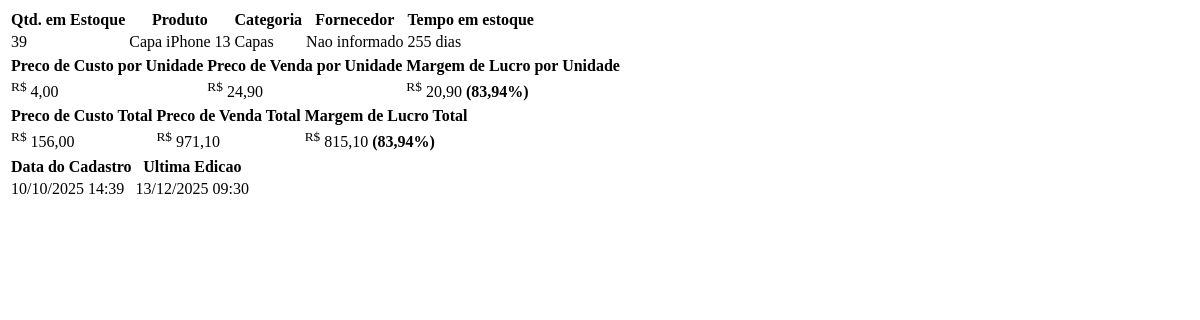
The app's page /detalheproduto/11/ (signed in), older data.
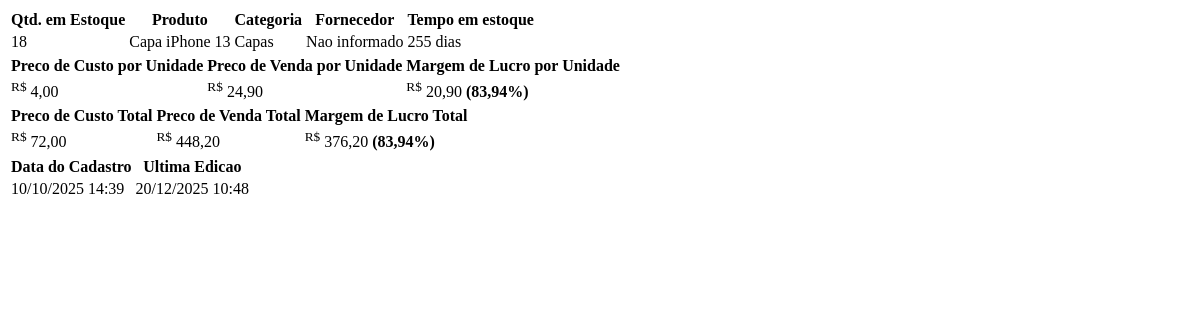
The same page, newer data.
### produto/models.py (models this page shows, shortened)
class Produto(models.Model):
    FONES = 'Fones'
    CAPAS = 'Capas'
    PELICULAS = 'Peliculas'
    ADAPTADORES = 'Adaptadores'
    CABOS = 'Cabos'
    CELULARES = 'Celulares'
    IPHONES = 'iPhones'
    CARREGADORES = 'Carregadores'
    FONTES = 'Fontes'
    DIVERSOS = 'Diversos'
    INFORMATICA = 'Informatica'
    CAIXA_SOM = 'Caixa de som'
    COPOS_GARRAFAS = 'Copos | Garrafas'
    RELOGIOS = 'Relogios'
    BRINQUEDOS = 'Brinquedos'
    PERFUMES = 'Perfumes'
    CATEGORIAS_PRODUTOS = DEFAULT_CATEGORIAS_PRODUTOS
    PIX = 'Pix'
    CARTAO_CREDITO = 'Cartāo de credito'
    CARTAO_DEBITO = 'Cartāo de debito'
    DINHEIRO = 'Dinheiro'
    FIADO = 'Fiado a pagar'
    FORMA_PAGAMENTO = [
        (PIX, 'Pix'),
        (CARTAO_CREDITO, 'Cartāo de credito'),
        (CARTAO_DEBITO, 'Cartāo de debito'),
        (DINHEIRO, 'Dinheiro'),
        (FIADO, 'Fiado a pagar')
    ]
    usuario = models.ForeignKey(User, on_delete=models.PROTECT)
    data_criacao = models.DateTimeField(auto_now_add=True)
    data_edicao = models.DateTimeField(auto_now=True)
    nome_produto = models.CharField(max_length=99)
    categoria = models.ForeignKey(
        'CategoriaProduto',
        on_delete=models.SET_NULL,
        null=True,
        blank=True,
        related_name='produtos',
    )
    categoria_produtos = models.CharField(max_length=100, null=True, blank=True)
    quantidade = models.IntegerField()
    codigo_de_barras = models.IntegerField(null=True, blank=True)
    preco_de_custo = models.DecimalField(max_digits=9, decimal_places=2)
    margem_de_lucro = models.DecimalField(max_digits=5, decimal_places=2, null=True, blank=True)
    preco = models.DecimalField(max_digits=9, decimal_places=2)
    forma_pagamento = models.CharField(choices=FORMA_PAGAMENTO, max_length=21, default=PIX)
    fornecedor = models.ForeignKey(Fornecedores, on_delete=models.CASCADE, null=True, blank=True)
    observacao = models.TextField(null=True, blank=True)
    data_vencimento = models.DateField(null=True, blank=True)
    qtd_parcela = models.IntegerField(null=True, blank=True)
    valor_entrada = models.DecimalField(max_digits=9, decimal_places=2, null=True, blank=True)
    def lucro(self):
        return self.preco - self.preco_de_custo
    def margem_lucro_und(self):
        if self.preco == 0:
            return Decimal('0.00')
        margem_und = ((self.preco - self.preco_de_custo) / self.preco) * 100
        return round(margem_und,2)
    def lucrototal(self):
        return (self.preco - self.preco_de_custo) * self.quantidade
    def precototal(self):
        return self.preco_de_custo * self.quantidade
    def vendatotal(self):
        return self.preco * self.quantidade
    def tempo_em_estoque_dias(self):
        if not self.data_criacao or self.quantidade <= 0:
            return 0
        data_cadastro = timezone.localtime(self.data_criacao).date()
        return max((timezone.localdate() - data_cadastro).days, 0)
    def tempo_em_estoque_label(self):
        if self.quantidade <= 0:
            return 'Fora de estoque'
        dias = self.tempo_em_estoque_dias()
        if dias == 0:
            return 'Hoje'
        if dias == 1:
            return '1 dia'
        return f'{dias} dias'
    def margem_lucro_total_percentual(self):
        try:
            vendatotal = self.vendatotal() or Decimal('0.00')
            lucrototal = self.lucrototal() or Decimal('0.00')
            vendatotal = Decimal(vendatotal)
            lucrototal = Decimal(lucrototal)
            if self.preco == 0:
                return Decimal('0.00')
            margem = (lucrototal / vendatotal) * 100
            margem = margem.quantize(Decimal('0.01'), rounding=ROUND_HALF_UP)
            return margem
        except (InvalidOperation, ZeroDivisionError, TypeError, ValueError):
            return Decimal('0.00')

class CategoriaProduto(models.Model):
    usuario = models.ForeignKey(User, on_delete=models.PROTECT)
    nome = models.CharField(max_length=100)
    data_criacao = models.DateTimeField(auto_now_add=True)
    class Meta:
        ordering = ('nome',)
        constraints = [
            models.UniqueConstraint(
                fields=('usuario', 'nome'),
                name='unique_categoria_produto_por_usuario',
            )
        ]

### produto/views.py (the view)
# urls.py: path('detalheproduto/<int:pk>/', DetalheProduto.as_view(), name='detalhe-produto')
class DetalheProduto(LoginRequiredMixin, DetailView):
    model = Produto
    template_name = 'produto/detalhes/detalhe-produtos.html'
    def get_queryset(self):
        return Produto.objects.filter(usuario=self.request.user).select_related('categoria', 'fornecedor')

### produto/templates/produto/detalhes/detalhe-produtos.html (shortened to what this page needs)
<div class="produto-detail-table">
  <table class="table table-hover align-middle mb-3">
    <thead>
      <tr class="table-dark text-center">
        <th scope="col">Qtd. em Estoque</th>
        <th scope="col">Produto</th>
        <th scope="col">Categoria</th>
        <th scope="col">Fornecedor</th>
        <th scope="col">Tempo em estoque</th>
      </tr>
    </thead>
    <tbody>
      <tr class="text-center">
        <td>{{ object.quantidade }}</td>
        <td>{{ object.nome_produto }}</td>
        <td>
          {% if object.categoria %}
            {{ object.categoria.nome }}
          {% elif object.categoria_produtos %}
            {{ object.categoria_produtos }}
          {% else %}
            Nao informado
          {% endif %}
        </td>
        <td>{{ object.fornecedor|default:'Nao informado' }}</td>
        <td>
          <span class="produto-detail-stock {% if object.quantidade <= 0 %}is-empty{% endif %}">
            {{ object.tempo_em_estoque_label }}
          </span>
        </td>
      </tr>
    </tbody>
  </table>
  <table class="table table-hover align-middle mb-3">
    <thead>
      <tr class="table-dark text-center">
        <th scope="col">Preco de Custo por Unidade</th>
        <th scope="col">Preco de Venda por Unidade</th>
        <th scope="col">Margem de Lucro por Unidade</th>
      </tr>
    </thead>
    <tbody>
      <tr class="text-center">
        <td><sup>R$</sup> {{ object.preco_de_custo }}</td>
        <td><sup>R$</sup> {{ object.preco }}</td>
        <td><sup>R$</sup> {{ object.lucro }} <b>({{ object.margem_lucro_und }}%)</b></td>
      </tr>
    </tbody>
  </table>
  <table class="table table-hover align-middle mb-3">
    <thead>
      <tr class="table-dark text-center">
        <th scope="col">Preco de Custo Total</th>
        <th scope="col">Preco de Venda Total</th>
        <th scope="col">Margem de Lucro Total</th>
      </tr>
    </thead>
    <tbody>
      <tr class="text-center">
        <td><sup>R$</sup> {{ object.precototal }}</td>
        <td><sup>R$</sup> {{ object.vendatotal }}</td>
        <td><sup>R$</sup> {{ object.lucrototal }} <b>({{ object.margem_lucro_total_percentual }}%)</b></td>
      </tr>
    </tbody>
  </table>
  <table class="table table-hover align-middle mb-0">
    <thead>
      <tr class="table-dark text-center">
        <th scope="col">Data do Cadastro</th>
        <th scope="col">Ultima Edicao</th>
      </tr>
    </thead>
    <tbody>
      <tr class="text-center">
        <td>{{ object.data_criacao|date:'d/m/Y H:i' }}</td>
        <td>{{ object.data_edicao|date:'d/m/Y H:i' }}</td>
      </tr>
    </tbody>
  </table>
</div>

Row changes from the older to the newer data that the page shows:
changed Produto "Capa iPhone 13": quantidade "39" → "18"; precototal "156,00" → "72,00"; vendatotal "971,10" → "448,20"; lucrototal "815,10" → "376,20"; data_edicao "13/12/2025 09:30" → "20/12/2025 10:48"
